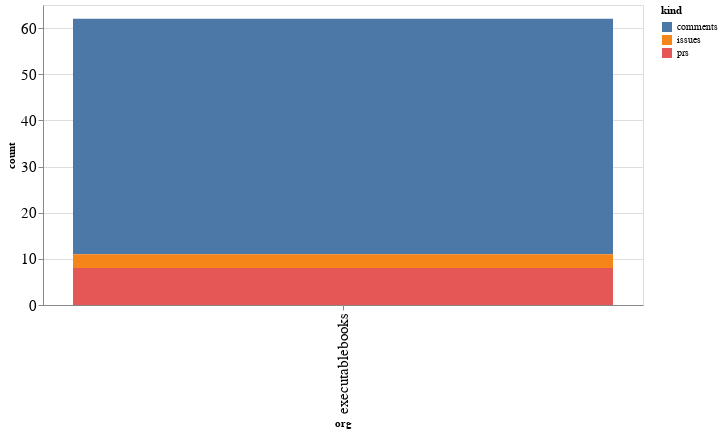

This figure's notebook cell:
### Code cell
alt.Chart(org_summaries, width=600).mark_bar().encode(
    x='org',
    y='count',
    color='kind',
    tooltip="org"
)

### Figure 1 — Vega-Lite specification as saved in the notebook (floating-point values rounded to 4 significant figures)
{"config": {"axisLeft": {"labelFontSize": 15}, "axisBottom": {"labelFontSize": 15}}, "data": {"name": "data-94c0cc8feaacb5cd71b3ac13d3059063"}, "mark": "bar", "encoding": {"color": {"type": "nominal", "field": "kind"}, "tooltip": {"type": "nominal", "field": "org"}, "x": {"type": "nominal", "field": "org"}, "y": {"type": "quantitative", "field": "count"}}, "width": 600, "$schema": "https://vega.github.io/schema/vega-lite/v4.8.1.json", "datasets": {"data-94c0cc8feaacb5cd71b3ac13d3059063": [{"org": "executablebooks", "kind": "comments", "count": 51}, {"org": "executablebooks", "kind": "issues", "count": 3}, {"org": "executablebooks", "kind": "prs", "count": 8}]}}
